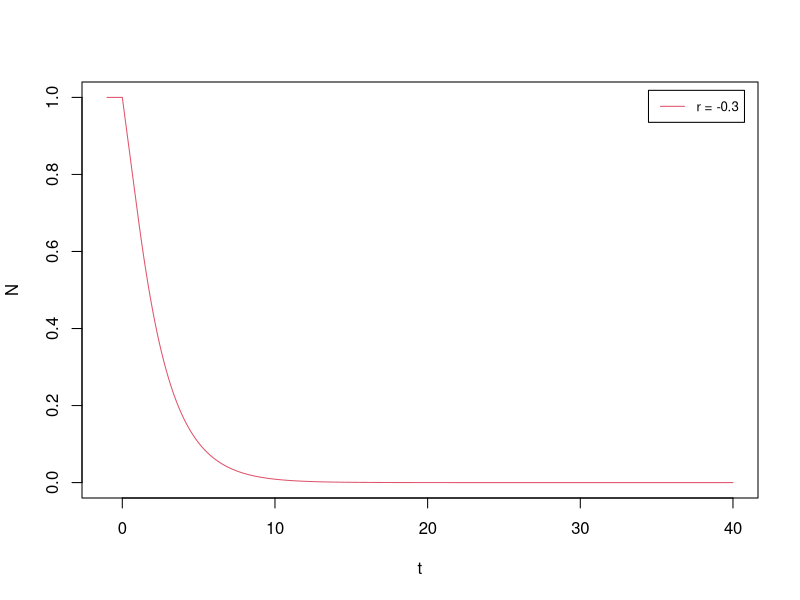
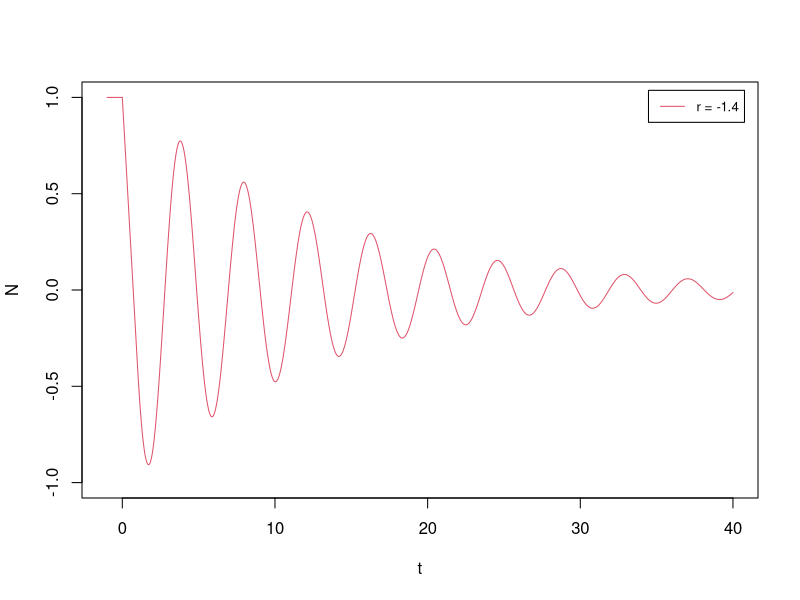
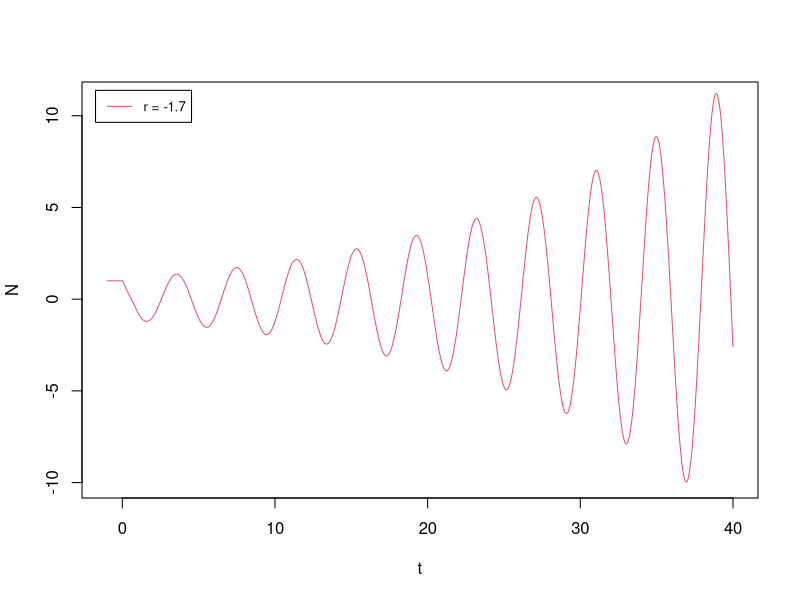
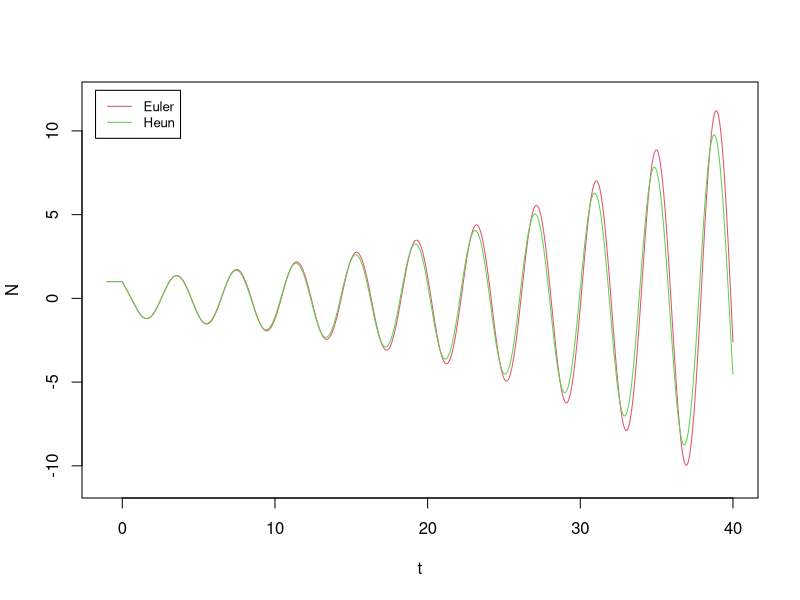

Write the R code that produced these figures, in order.
## ---- chunk 1
knitr::opts_chunk$set(echo = TRUE)
## ---- chunk 2
# derivative function for delay exponential growth model
# t: time
# N: population size of the current time N(t)
# N_old: population size of the previous time N(t-tau). 
#        We will use the DDE integrator to specify the constant time delay.
# r: parameter, growth rate
dN_delays <- function(t, N, N_old, r) {
   return(r*N_old)
}
## ---- chunk 3
# Euler method for DDEs with a constant time delay
DDE_Euler <- function(derivs, t0, X0, t.total, dt, tau, ...){
  # derivs: the function of the derivatives 
  # t0: initial time
  # X0: initial condition
  # t.total: total simulation time
  # dt: time step size 
  # tau: a constant time delay 
  # (this illustrate will not work for cases using multiple time delays)
  t_all = seq(t0-tau, t.total, by=dt)   # save data for all previous time points too
  n_all = length(t_all)
  X_all = numeric(n_all)
  
  n_delay = as.integer(tau/dt) # number of delay time steps
  X_all[1:(n_delay+1)] = X0   # a constant initial condition between t in [-tau, t.total]
  
  for (i in (n_delay+1):(n_all-1)) {
    X_all[i+1] = X_all[i] + dt * derivs(t_all[i],X_all[i],X_all[i-n_delay],...)
  }
  return(cbind(t_all, X_all))   # the output is a matrix of t & N(t) for all time steps
}
## ---- chunk 4
r1 = - 0.3
results_1 = DDE_Euler(derivs = dN_delays, t0 = 0, X0 = 1, t.total = 40, dt = 0.01, tau = 1, r = r1)

plot(results_1[,1], results_1[,2], xlab="t", ylab="N", xlim=c(-1,40), ylim=c(0,1),
     type = "l", col=2)
legend("topright", inset=0.02, legend = "r = -0.3", col=2, lty=1, cex=0.8)
## ---- chunk 5
r2 = - 1.4
results_2 = DDE_Euler(derivs = dN_delays, t0 = 0, X0 = 1, t.total = 40, dt = 0.01, tau = 1, r = r2)

plot(results_2[,1], results_2[,2], xlab="t", ylab="N", xlim=c(-1,40), ylim=c(-1,1),
     type = "l", col=2)
legend("topright", inset=0.02, legend = "r = -1.4", col=2, lty=1, cex=0.8)
## ---- chunk 6
r3 = - 1.7
results_3 = DDE_Euler(derivs = dN_delays, t0 = 0, X0 = 1, t.total = 40, dt = 0.01, tau = 1, r = r3)

plot(results_3[,1], results_3[,2], xlab="t", ylab="N", xlim=c(-1,40), ylim=c(-10,11),
     type = "l", col=2)
legend("topleft", inset=0.02, legend = "r = -1.7", col=2, lty=1, cex=0.8)
## ---- chunk 7
# Heun's method for DDEs with a constant time delay
DDE_Heun <- function(derivs, t0, X0, t.total, dt, tau, ...){
  # derivs: the function of the derivatives 
  # t0: initial time
  # X0: initial condition
  # t.total: total simulation time
  # dt: time step size 
  # tau: a constant time delay 
  # (this illustrate will not work for cases using multiple time delays)
  t_all = seq(t0-tau, t.total, by=dt)   # save data for all previous time points too
  n_all = length(t_all)
  X_all = numeric(n_all)
  
  n_delay = as.integer(tau/dt) # number of delay time steps
  X_all[1:(n_delay+1)] = X0   # a constant initial condition between t in [-tau, 0]
  
  for (i in (n_delay+1):(n_all-1)) {
    k1 = dt * derivs(t_all[i],X_all[i],X_all[i-n_delay],...)
    X_all[i+1] = X_all[i] + k1   # X_all_i+1 is first assigned here, so that the function works for tau = 0
    k2 = dt * derivs(t_all[i+1],X_all[i+1], X_all[i+1-n_delay],...)
    X_all[i+1] = X_all[i] + (k1+k2)/2
  }
  return(cbind(t_all, X_all))   # the output is a matrix of t & N(t) for all time steps
}

results_3_2 = DDE_Heun(derivs = dN_delays, t0 = 0, X0 = 1, t.total = 40, dt = 0.01, tau = 1, r = r3)

plot(results_3[,1], results_3[,2], xlab="t", ylab="N", xlim=c(-1,40), ylim=c(-11,12),
     type = "l", col=2)
lines(results_3_2[,1], results_3_2[,2], col = 3)
legend("topleft", inset=0.02, legend = c("Euler", "Heun"), col=c(2,3),lty=1, cex=0.8)
